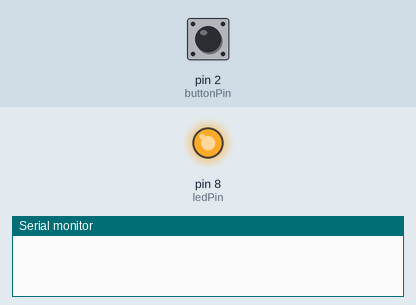
Simulated run of this sketch. Board: Arduino Uno, built with avr-gcc and run on an emulated ATmega328P. Parts: output pins drawn as LEDs (lit = HIGH), the last lines printed to the serial monitor. The inputs (shaded band) are chosen by the test bench; at power-on: pin 2 (buttonPin) LOW.

Above: at 1.2 s.
1.3 s: pin 2 (buttonPin) pulled HIGH for 0.15 s
At 2.3 s:
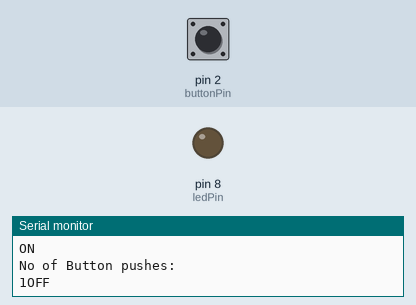
2.9 s: pin 2 (buttonPin) pulled HIGH for 1 s
Timing chart, 0 to 5.9 s (numbered marks = the images above; inputs shaded):
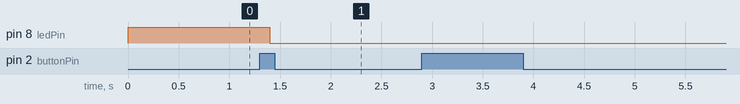

Measured:
- after the input at 1.3 s, pin 8 (ledPin): HIGH → LOW after 0.10 s

The sketch:

counter-test1.ino
```cpp
const int ledPin = 8;
const int buttonPin = 2;

int buttonState = 0;
int buttonCount = 0;
int lastButtonState = 0;

void setup() {
  pinMode(ledPin, OUTPUT);
  pinMode(buttonPin, INPUT);
  Serial.begin(9600);
}

void loop() {
  buttonState = digitalRead(buttonPin);

  if (buttonState != lastButtonState) {
    if (buttonState == HIGH) {
      buttonCount++;
      Serial.println("ON");
      Serial.println("No of Button pushes:");
      Serial.print(buttonCount);
    } else {
      Serial.println("OFF");
    }
    delay (100);
  }
  lastButtonState = buttonState;

  if (buttonCount % 4 == 0) {
    digitalWrite(ledPin, HIGH);
  } else {
    digitalWrite(ledPin, LOW);
  }
}
```
